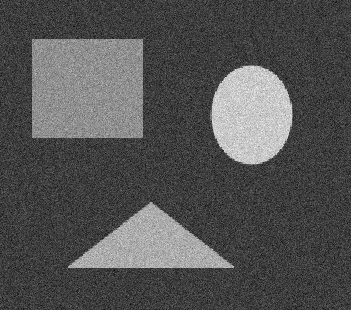
%> input picture ImageDenoising_CCL/Inputs/shapes_noise.tif, 351 x 310 px
$ octave main.m   (GNU Octave 9; MATLAB toolbox functions it lacks are replaced by stand-ins)
%> lines starting %> are read from the running program, lines starting %| are printed output that depends on the picture; in (x1, y1, x2, y2) boxes, pixels count from 0 and x2, y2 are one past the last pixel; in counts of white or black regions, pixels touching at a corner belong together; the program's own positions count from 1
### ImageDenoising_CCL/Functions/histogram.m
function A = histogram(Im, nBins, minI, maxI)
    Im = double(Im);
    noBinValues = ceil((maxI-minI+1)/nBins);
    A = zeros(1, nBins);
    for i = 1:size(Im,1)
        for j = 1:size(Im,2)
            if ((Im(i,j) >= minI) && (Im(i,j) <= maxI))
                pixVal = Im(i,j) + 1 - minI; %(Normalizing): Since if min is 200 then 200->x will be bin 1.
                binNo = ceil(pixVal/noBinValues);
                A(binNo) = A(binNo)+1;
            end
        end
    end
end

### ImageDenoising_CCL/Functions/threshold.m
function A = threshold(Im, minT, maxT)
    A = zeros(size(Im));
    for i = 1:size(Im, 1)
        for j = 1:size(Im, 2)
            if (Im(i,j) >= minT && Im(i,j) <= maxT)
                A(i,j) = 256;
        end
    end
end

### ImageDenoising_CCL/Functions/floodFill.m
function [A, B, C, D] = floodFill(Im, seed, labelVal, labelOut)

    area = 0;
    %Return if seed value is 0;
    if Im(seed(1,1), seed(1,2)) == 0
        disp('Couldnot run flood fill');
        A = labelOut;
        B = area;
        return;
    end

    neighbourList = [];
    visitedNodes = zeros(size(Im));

    stack = [seed(1,1), seed(1,2)];
    while ~(isempty(stack))
        i = stack(1,1);
        j = stack(1,2);
        stack(1, :) = [];

        if (boundCheck(Im, [i, j]) == 0)
            A = labelOut;
            B = area;
            D = visitedNodes;
            continue;
        end

        if visitedNodes(i,j) ~= 0
            A = labelOut;
            B = area;
            D = visitedNodes;
            continue;
        end

        seed1 = [i, j] + [+1, 0];
        seed2 = [i, j] + [-1, 0];
        seed3 = [i, j] + [0, +1];
        seed4 = [i, j] + [0, -1];

        visitedNodes(i,j) = 'V'; %Marking the current pixel as visited.
        labelOut(i, j) = labelVal;
        area = area + 1;

        if (boundCheck(Im,seed1)~=0)
            pixVal = Im(seed1(1,1), seed1(1,2));
            if (Im(i, j) == pixVal)
                stack = [[seed1(1,1), seed1(1,2)]; stack];
            else
                neighbourList = addNeighbour(neighbourList, pixVal);
            end
        end
        if (boundCheck(Im,seed2)~=0)
            pixVal = Im(seed2(1,1), seed2(1,2));
            if (Im(i, j) == pixVal)
                stack = [[seed2(1,1), seed2(1,2)]; stack];
            else
                neighbourList = addNeighbour(neighbourList, pixVal);
            end
        end
        if (boundCheck(Im,seed3)~=0)
            pixVal = Im(seed3(1,1), seed3(1,2));
            if (Im(i, j) == pixVal)
                stack = [[seed3(1,1), seed3(1,2)]; stack];
            else
                neighbourList = addNeighbour(neighbourList, pixVal);
            end
        end
        if (boundCheck(Im,seed4)~=0)
            pixVal = Im(seed4(1,1), seed4(1,2));
            if (Im(i, j) == pixVal)
                stack = [[seed4(1,1), seed4(1,2)]; stack];
            else
                neighbourList = addNeighbour(neighbourList, pixVal);
            end
        end
    end

    A = labelOut;
    B = area;

    %Taking the maximum of the neighbours.
    maxVal = max(neighbourList(:,2));
    maxIndex = find(neighbourList(:,2) == maxVal);
    maxIndex = maxIndex(1,1);
    C = neighbourList(maxIndex, 1);

    D = visitedNodes;
end

%This checks if the image is in the bounds of the image.
function Check = boundCheck(Im, seed)
    if ((seed(1,1) <= 0) || (seed(1,1) > size(Im, 1)))
        Check = 0;
        return;
    end

    if ((seed(1,2) <= 0) || (seed(1,2) > size(Im, 2)))
        Check = 0;
        return;
    end

    Check = 1;
end

% This function adds the val to the neighbour list. It either increments
% the count of the label already present in the list or creates a new entry
% with count as 1.
function A = addNeighbour(neighbourList, val)
    if isempty(neighbourList)
        neighbourList = [neighbourList; val 1];
        A = neighbourList;
        return;
    end

    values = (neighbourList(:, 1) == val);
    if max(values) == 0
        neighbourList = [neighbourList; val, 1];
    else
        index = find(values == max(values));
        neighbourList(index, 2) = neighbourList(index, 2) + 1;
    end
    A = neighbourList;
end

### ImageDenoising_CCL/Functions/connectedComponent.m
function [A, B] = connectedComponent(Im, startLabel, labeledOut)
    labelNo = startLabel - 1;
    labelInfo = [];

    %visitedNodesG keeps track of all the pixels that have been visited.
    visitedNodesG = zeros(size(Im));
    for i = 1:size(Im, 1)
        for j = 1:size(Im, 2)
            pixVal = Im(i,j);
            if (pixVal ~= 0) && (visitedNodesG(i,j) == 0)
                labelNo = labelNo + 1;
                seed = [i, j];
                [labeledOut, area, maxNeighbor, visitedNodes] = floodFill(Im, seed, labelNo, labeledOut);
                visitedNodesG = visitedNodesG + visitedNodes;
                %labelInfo keeps track of connected component in the image.
                %With properties likee start position, area, labelNo,
                %maximum neighbour.
                labelInfo = [labelInfo ; i, j, area, labelNo, maxNeighbor];
            end
        end
    end
    A = labeledOut;
    B = labelInfo;
end

### ImageDenoising_CCL/main.m
clc;
clear all;
close all;
imtool close all;
addpath(genpath('Functions/'));

Im = imread('Inputs/shapes_noise.tif');
%> Im is the input picture: size 310x351 uint8; min 0, max 255, mean 83.1
%Im = imread('Inputs/sunset.png');
%Im = imread('Inputs/turkeys.tif');

%Step 1 -- Histogram
hist = histogram(Im, 256 , 0, 255);
%> after the loop in histogram, `for i = 1:size(Im,1)`: A = 256 values, max 2554 at index 62, min 0 at index 2, mean 425; binNo = 89
%> hist has the same summary as A in histogram
f1 = figure (1);
bar(1:256, hist);
xlabel('Intensity');
ylabel('No of pixels');
%> figure, not shown here; tallest bar 2554 high, from x = 61.6 to 62.4
saveas(f1, 'Outputs/histogram1' ,'png');

%Step 2.1 -- Threshold
thresholdIm = threshold(Im, 120, 256);
%> after the loop in threshold, `for i = 1:size(Im, 1)`:
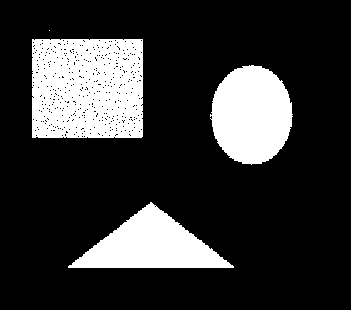
%> A: size 310x351 double; values 0 (black) and 256 (white), 20.6% white; 4 white regions (1 under 20 px), largest, box (x1, y1, x2, y2) and area: (32, 39, 143, 138) 10471, (210, 65, 293, 165) 6320, (68, 202, 234, 268) 5604
thresholdImS = mat2gray(thresholdIm);
%imtool(thresholdImS);
imwrite(thresholdImS, 'Outputs/Threshold1.png');

%Step 2.2 -- Flood Fill
seed = [262,103]; % Seed for shapes_noise and turkeys image.
%seed = [50,50]; % Seed for sunset image.
labelImage = zeros(size(thresholdIm));
[labelImage, area] = floodFill(thresholdIm, seed, 200, labelImage);
%> the loop in floodFill, `while ~(isempty(stack))` made 21943 passes
%> (pixVal, neighbourList) on passes 30 to 31: (0, [0 3]), (256, [0 4])
%> pixVal on pass 28: 0
%> after the loop in floodFill, `while ~(isempty(stack))`: A: size 310x351 double; values 0 (black) and 200 (white), 5.2% white; 1 white region, box (x1, y1, x2, y2) and area: (68, 202, 234, 268) 5604
%> after the loop in floodFill, `while ~(isempty(stack))`: B = 5604; neighbourList = [0 474]; pixVal = 0
%> in floodFill, `maxVal = max(neighbourList(:,2));`: maxVal = 474
%> in floodFill, `maxIndex = find(neighbourList(:,2) == maxVal);`: maxIndex = 1
%> in floodFill, `C = neighbourList(maxIndex, 1);`: C = 0
%> area = 5604
labelImageS = mat2gray(labelImage);
%imtool(labelImageS);
imwrite(labelImageS, 'Outputs/floodFillImage.png');

%Step 2.3 -- Connected Component.
ccLabelImage = zeros(size(thresholdIm));
ccLabelImage = connectedComponent(thresholdIm, 1, ccLabelImage);
%> after the loop in connectedComponent, `for i = 1:size(Im, 1)`:
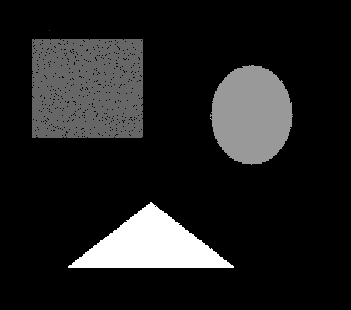
%> labeledOut: size 310x351 double; min 0, max 5, mean 0.624; drawn with min black and max white
%> after the loop in connectedComponent, `for i = 1:size(Im, 1)`: labelInfo = [31 50 1 1 0; 40 33 10471 2 0; 66 250 6319 3 0; 119 211 1 4 0; 203 151 5604 5 0]; labelNo = 5; maxNeighbor = 0; seed = [203 151]
%> in connectedComponent, `B = labelInfo;`: B has the same summary as labelInfo
ccLabelImageS = label2rgb(ccLabelImage);
%imtool(ccLabelImageS);
imwrite(ccLabelImageS, 'Outputs/connectedComponent.png');

%Step 3 -- Denoising
ImDenoise = imread('Inputs/brain.tif');
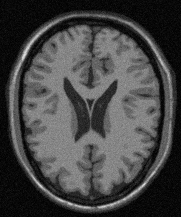
%> input picture ImageDenoising_CCL/Inputs/brain.tif, 181 x 217 px
%> ImDenoise is the input picture: size 217x181 uint8; min 0, max 221, mean 68.7
ImD1 = threshold(ImDenoise, 0, 45);
%> call 2 of threshold, with minT = 0, maxT = 45
%> after the loop in threshold (call 2), `for i = 1:size(Im, 1)`:
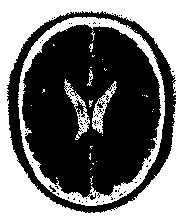
%> A: size 217x181 double; values 0 (black) and 256 (white), 42.9% white; 34 white regions (28 under 20 px), largest, box (x1, y1, x2, y2) and area: (0, 0, 181, 217) 12284, (18, 17, 165, 206) 3643, (64, 79, 90, 140) 388, (92, 81, 117, 134) 372, (87, 69, 93, 86) 41, (89, 43, 93, 52) 21
ImD2 = threshold(ImDenoise, 46, 65);
%> after the loop in threshold (call 3), `for i = 1:size(Im, 1)`: A: size 217x181 double; values 0 (black) and 256 (white), 5.8% white in thin lines or dots, all inside (x1, y1, x2, y2) = (7, 11, 176, 213)
ImD3 = threshold(ImDenoise, 66,255);
%> call 4 of threshold, with minT = 66, maxT = 255
%> after the loop in threshold (call 4), `for i = 1:size(Im, 1)`:
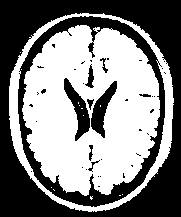
%> A: size 217x181 double; values 0 (black) and 256 (white), 51.3% white; 41 black regions (31 under 20 px), largest, box (x1, y1, x2, y2) and area: (0, 0, 181, 217) 12917, (18, 16, 165, 207) 4591, (64, 78, 90, 141) 640

% [4 lines of commented-out code are left out]

ccImD1 = zeros(size(ImD1));
ccImD2 = zeros(size(ImD2));
ccImD3 = zeros(size(ImD3));
[ccImD1, ccImD1Info] = connectedComponent(ImD1, 1, ccImD1);
%> call 2 of connectedComponent, with startLabel = 1
%> after the loop in connectedComponent (call 2), `for i = 1:size(Im, 1)`:
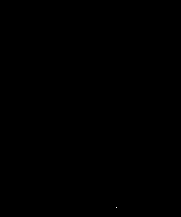
%> visitedNodes: size 217x181 double; values 0 (black) and 86 (white), 0% white in thin lines or dots, all inside (x1, y1, x2, y2) = (116, 207, 117, 208)
%> after the loop in connectedComponent (call 2), `for i = 1:size(Im, 1)`: area = 1; labelInfo = 96 rows, first 8: [1 1 12271 1 0; 14 105 1 2 0; 15 69 1 3 0; 16 115 1 4 0; 18 75 3630 5 0; 31 67 1 6 0; 31 93 1 7 0; 31 100 1 8 0]; labelNo = 96; seed = [208 117]
%> in connectedComponent (call 2), `B = labelInfo;`: B has the same summary as labelInfo
%> ccImD1Info has the same summary as labelInfo in connectedComponent
[ccImD2, ccImD2Info] = connectedComponent(ImD2, size(ccImD1Info,1)+1, ccImD2);
%> call 3 of connectedComponent, with startLabel = 97
%> after the loop in connectedComponent (call 3), `for i = 1:size(Im, 1)`:
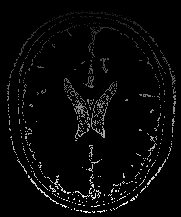
%> labeledOut: size 217x181 double; min 0, max 985, mean 31.4; drawn with min black and max white
%> after the loop in connectedComponent (call 3), `for i = 1:size(Im, 1)`: visitedNodes: size 217x181 double; values 0 (black) and 86 (white), 0.01% white in thin lines or dots, all inside (x1, y1, x2, y2) = (88, 212, 91, 213)
%> after the loop in connectedComponent (call 3), `for i = 1:size(Im, 1)`: area = 3; labelInfo = 889 rows, first 8: [12 83 3 97 0; 12 92 16 98 0; 12 103 6 99 0; 13 71 6 100 0; 13 76 2 101 0; 13 79 4 102 0; 13 81 1 103 0; 13 86 3 104 0]; labelNo = 985; seed = [213 89]
%> in connectedComponent (call 3), `B = labelInfo;`: B has the same summary as labelInfo
%> ccImD2Info has the same summary as labelInfo in connectedComponent
[ccImD3, ccImD3Info] = connectedComponent(ImD3, size(ccImD1Info,1)+size(ccImD2Info,1)+1, ccImD3);
%> (the run ends here)
